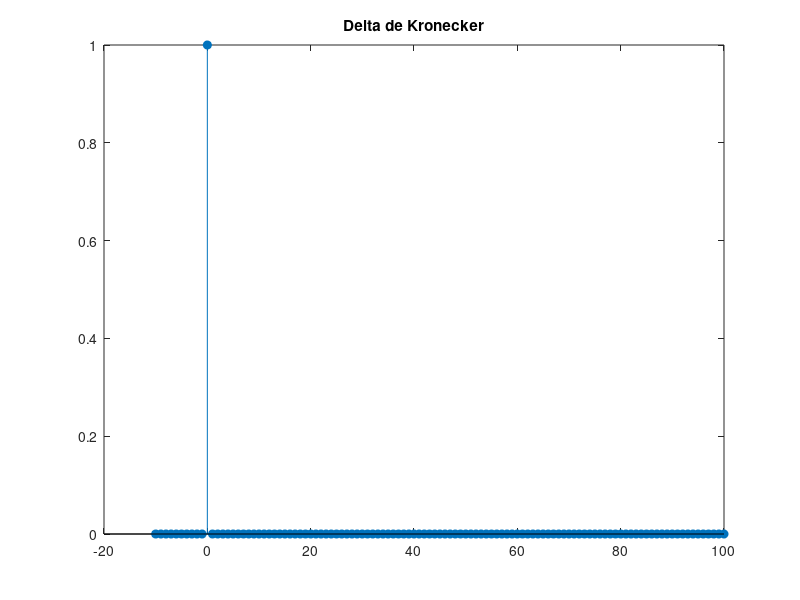

The MATLAB source for this figure: (Note: this script raises an error after producing the figure.)

n= -10:100;
s = -1/2:0.001:1/2;
delta= (n==0);
figure;
stem(n,delta,'filled');
title('Delta de Kronecker');

h1=respuesta_imp1(n);
h2=respuesta_imp2(n);
h3=respuesta_imp3(n);
h4=respuesta_imp4(n);

H1 = respuesta_freq1(s);
H2 = respuesta_freq2(s);
H3 = respuesta_freq3(s);
H4 = respuesta_freq4(s);

figure;
stem(n, h1, 'filled');
title('Respuesta Impulsional h[n] del sistema 1');
xlabel('n (muestras)');
ylabel('h[n]');

figure;
stem(n, h2, 'filled');
title('Respuesta Impulsional h[n] del sistema 2');
xlabel('n (muestras)');
ylabel('h[n]');

figure;
stem(n, h3, 'filled');
title('Respuesta Impulsional h[n] del sistema 3');
xlabel('n (muestras)');
ylabel('h[n]');

figure;
stem(n, h4, 'filled');
title('Respuesta Impulsional h[n] del sistema 4');
xlabel('n (muestras)');
ylabel('h[n]');

figure;
plot(s, abs(H1));
grid on;
xlabel('s (ciclos/muestra)');
ylabel('|H1|');
title('Módulo de la respuesta en frecuencia - Sistema 1');

figure;
plot(s, angle(H1));
grid on;
xlabel('s (ciclos/muestra)');
ylabel('∠ H1 [Rad]');
title('Fase de la respuesta en frecuencia - Sistema 1');

figure;
plot(s, abs(H2));
grid on;
xlabel('s (ciclos/muestra)');
ylabel('|H2|');
title('Módulo de la respuesta en frecuencia - Sistema 2');

figure;
plot(s, angle(H2));
grid on;
xlabel('s (ciclos/muestra)');
ylabel('∠H2[Rad]');
title('Fase de la respuesta en frecuencia - Sistema 2');

figure;
plot(s, abs(H3));
grid on;
xlabel('s (ciclos/muestra)');
ylabel('|H3|');
title('Módulo de la respuesta en frecuencia - Sistema 3');

figure;
plot(s, angle(H3));
grid on;
xlabel('s (ciclos/muestra)');
ylabel('∠H3[Rad]');
title('Fase de la respuesta en frecuencia - Sistema 3');

figure;
plot(s, abs(H4));
grid on;
xlabel('s (ciclos/muestra)');
ylabel('|H4|');
title('Módulo de la respuesta en frecuencia - Sistema 4');

figure;
plot(s, angle(H4));
grid on;
xlabel('s (ciclos/muestra)');
ylabel('∠H4[Rad]');
title('Fase de la respuesta en frecuencia - Sistema 4');
